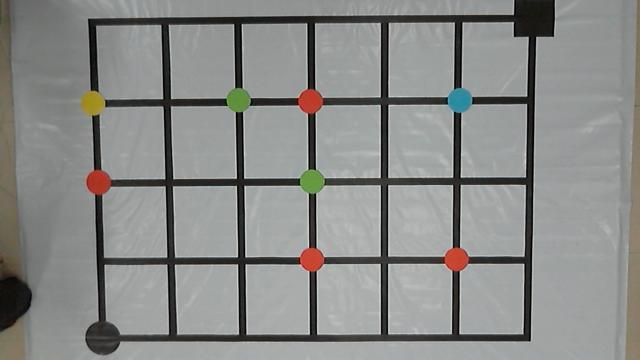
%> input picture MINESWEEPER-Shortest Route Finding/arena.jpg, 640 x 360 px
$ octave --eval "result = main;"   (GNU Octave 9; MATLAB toolbox functions it lacks are replaced by stand-ins)
%> lines starting %> are read from the running program, lines starting %| are printed output that depends on the picture; in (x1, y1, x2, y2) boxes, pixels count from 0 and x2, y2 are one past the last pixel; in counts of white or black regions, pixels touching at a corner belong together; the program's own positions count from 1
### MINESWEEPER-Shortest Route Finding/cor_detect.m
function [x y x0 y0]=cor_detect()
close all
clear all

a=imread('arena.jpg');
%> a is the input picture: size 360x640x3 uint8; mean R, G, B 137.7, 138.6, 136.5
subplot(121);
imshow(a);
title('Arena');
try
    a=rgb2gray(a);
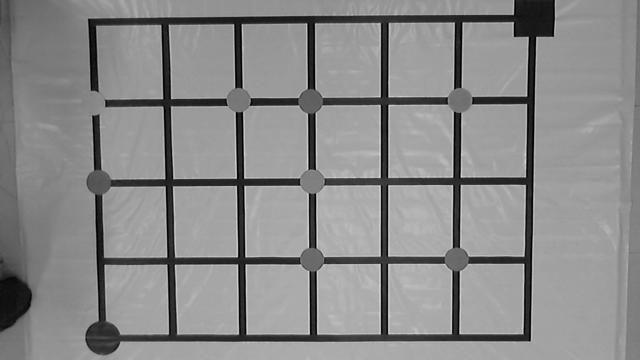
%> a: size 360x640 uint8; min 0, max 228, mean 138
end
%figure,imshow(a);
b=im2bw(a,0.2);
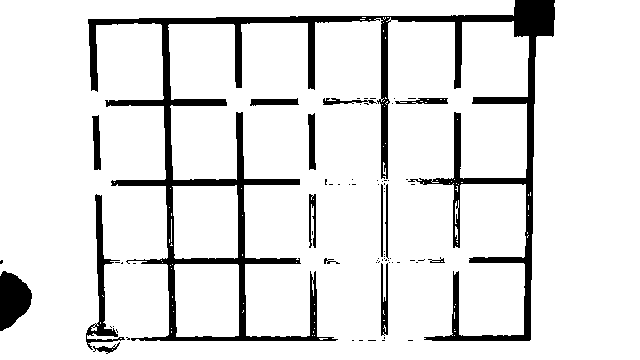
%> b: size 360x640 logical; 89.3% white; 72 black regions (57 under 20 px), largest, box (x1, y1, x2, y2) and area: (88, 0, 555, 341) 19461, (0, 271, 32, 331) 1347, (86, 194, 125, 350) 1234
se=strel('disk',5);
c=imopen(b,se);
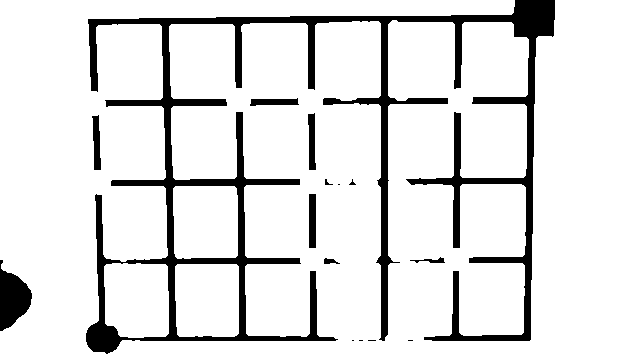
%> c: size 360x640 logical; 88.4% white; 15 black regions (6 under 20 px), largest, box (x1, y1, x2, y2) and area: (86, 0, 555, 354) 23844, (0, 260, 32, 331) 1380, (309, 194, 316, 248) 378
d = bwareaopen(c,30);
d=imrotate(d,180);
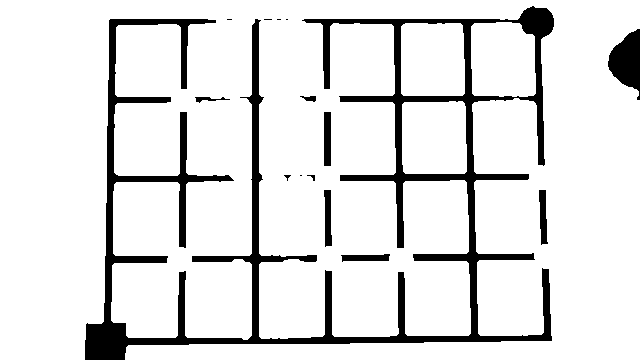
%> d: size 360x640 logical; 88.4% white; 15 black regions (6 under 20 px), largest, box (x1, y1, x2, y2) and area: (85, 6, 554, 360) 23844, (608, 29, 640, 100) 1380, (324, 112, 331, 166) 378
pause();
subplot(122),imshow(d);
imwrite(d,'bin.jpg');
title('Proccessed Arena To Get Corners');
% [9 lines of commented-out code are left out]
h=corner(d);
%> h = 200 rows, first 12: [519 98; 223 99; 288 178; 305 21; 260 21; 314 180; 216 22; 263 98; 314 177; 185 272; 533 254; 168 258]
[l cor1]=min(h(:,1)+h(:,2));
%> l = 132; cor1 = 91
[m cor2]=max(h(:,1)+h(:,2));
%> m = 893; cor2 = 84
[I,J]=size(h);
%> I = 200; J = 2
x0=h(cor1,1);
%> x0 = 111
y0=h(cor1,2);
%> y0 = 21
x=h(cor2,1)-x0;
%> x = 441
y=h(cor2,2)-y0;
%> y = 320
%> in main, `[x y x0 y0]=cor_detect();`: x = 441; y = 320; x0 = 111; y0 = 21
end

### MINESWEEPER-Shortest Route Finding/points.m
function [checks mine pt]= points(x,y,x0,y0)
%> called with x = 441, y = 320, x0 = 111, y0 = 21
    a=imread('arena.jpg');
pt=zeros(5,7);
[I,J,K]=size(a);
%> I = 360; J = 640; K = 3
bmine=zeros(I,J);
for mi=1:I
    for mj=1:J
        if(a(mi,mj,1)>100 && a(mi,mj,2)<70 && a(mi,mj,3)<70)
            bmine(mi,mj)=1;

        end
    end
end
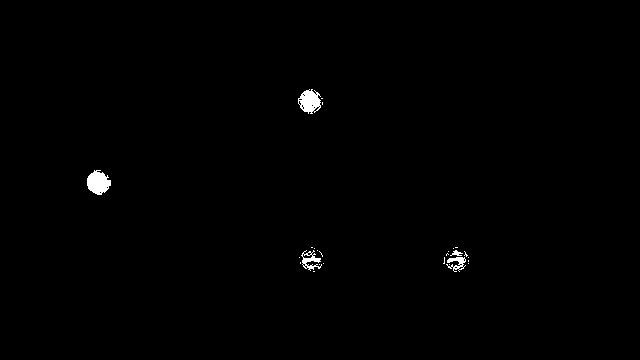
%> bmine: size 360x640 double; values 0 (black) and 1 (white), 0.53% white; 26 white regions (21 under 20 px), largest, box (x1, y1, x2, y2) and area: (87, 170, 111, 195) 420, (298, 89, 321, 114) 381, (301, 250, 322, 271) 181, (446, 257, 466, 272) 148, (450, 250, 463, 256) 39
%figure,imshow(bmine);
mine=[];
%> the run ends on the next line
[mine pt] = checks_detect(bmine,-20,x,y,x0,y0,mine,pt);
checks=[0 0];
bgreen=zeros(I,J);
for gi=1:I
    for gj=1:J
        if(a(gi,gj,1)<70 && a(gi,gj,2)>100 && a(gi,gj,3)<70)
            bgreen(gi,gj)=1;
        end
    end
end
%%figure,imshow(bgreen);
[checks pt] = checks_detect(bgreen,5,x,y,x0,y0,checks,pt);
bblue=zeros(I,J);
for bi=1:I
    for bj=1:J
        if(a(bi,bj,1)<70 && a(bi,bj,2)<150&& a(bi,bj,3)>100)
            bblue(bi,bj)=1;
        end
    end
end
%figure,imshow(bblue);
[checks pt] = checks_detect(bblue,10,x,y,x0,y0,checks,pt);
byellow=zeros(I,J);
for yi=1:I
    for yj=1:J
        if(a(yi,yj,1)>100 && a(yi,yj,2)>100 && a(yi,yj,3)<70)
            byellow(yi,yj)=1;
        end
    end
end
%figure,imshow(byellow);
[checks pt] = checks_detect(byellow,15,x,y,x0,y0,checks,pt);
checks=[checks;[6,4]];
checks=unique(checks,'rows');
mine=unique(mine,'rows');
pause();
clc
close all

### MINESWEEPER-Shortest Route Finding/main.m
function [v] = main(  )
%snap(); %Function To Take PhotoGraph

[x y x0 y0]=cor_detect(); %Function To Fix Coordinates By Fixing Corners

[checks mine pt]= points(x,y,x0,y0); %Function To Fix The CheckPoints and Mines in Coordinates System
disp('Check Points and Mines Location In Cartesian Coordinates');pt
pause();
[route rte]=pathe(checks,mine); %Function To Set The Order Of Checkpoints To Be Selected To Get The Shortest Route
disp('Order of CheckPoints Travelled To Reach The End');route
pause();
traeck=get_track(route,rte); %Function To Get The Route From On Checkpoint To Another

[track] = get_route(traeck); %Function To Get The Complete Route In Coordinates
disp('Movement Coordinates');track
pause();
[u] = directe(track); %Function To Get In NEWS Direction System

[v] = drect(u); % Function To Get Direction In FBLR System

disp('Movement Direction L-Left,R-Right,F-Forward,B-Rotate Back and Move Forward');
num=solution(v); % Function To Display The Solution
%ser(v,num); % Function To Send The Direction Via USB
end
